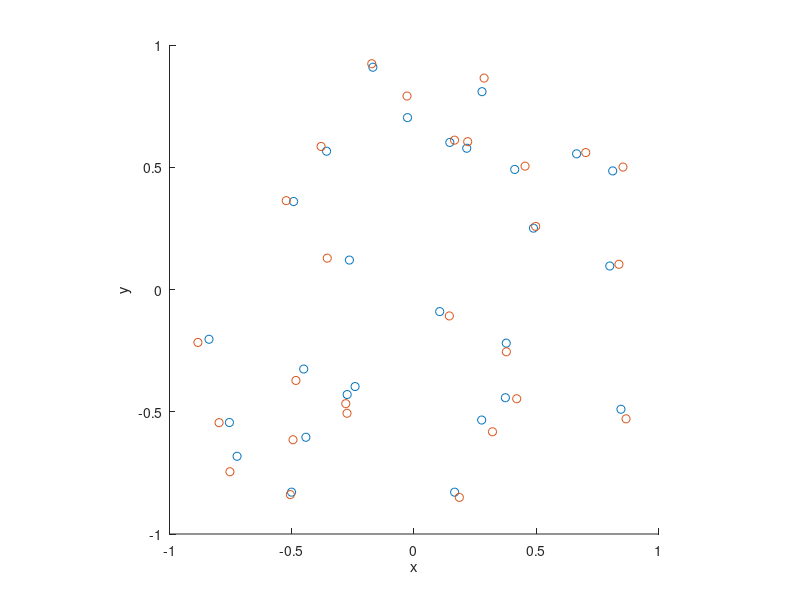

This chart was generated by the following MATLAB code:
%Simulation window parameters
r=1; %radius of disk
xx0=0; yy0=0; %centre of disk
areaTotal=pi*r^2; %area of disk
%Point process parameters
lambda=10; %intensity (ie mean density) of the Poisson process
%Simulate Poisson point process
numbPoints=poissrnd(areaTotal*lambda);%Poisson number of points
theta=2*pi*(rand(numbPoints,1)); %angular coordinates
rho=r*sqrt(rand(numbPoints,1)); %radial coordinates
%Convert from polar to Cartesian coordinates
[xx,yy]=pol2cart(theta,rho); %x/y coordinates of Poisson points
%Shift centre of disk to (xx0,yy0)
xx=xx+xx0;
yy=yy+yy0;
% modified, generate another point
d = 0.1; %shift radius
shift_x = d*cos(theta).*rand(numbPoints,1);
shift_y = d*sin(theta).*rand(numbPoints,1);
xx1 = xx+shift_x;
yy1 = yy+shift_y;
%Plotting
scatter(xx,yy);
hold on;
scatter(xx1,yy1);
xlabel('x');ylabel('y');
axis square;